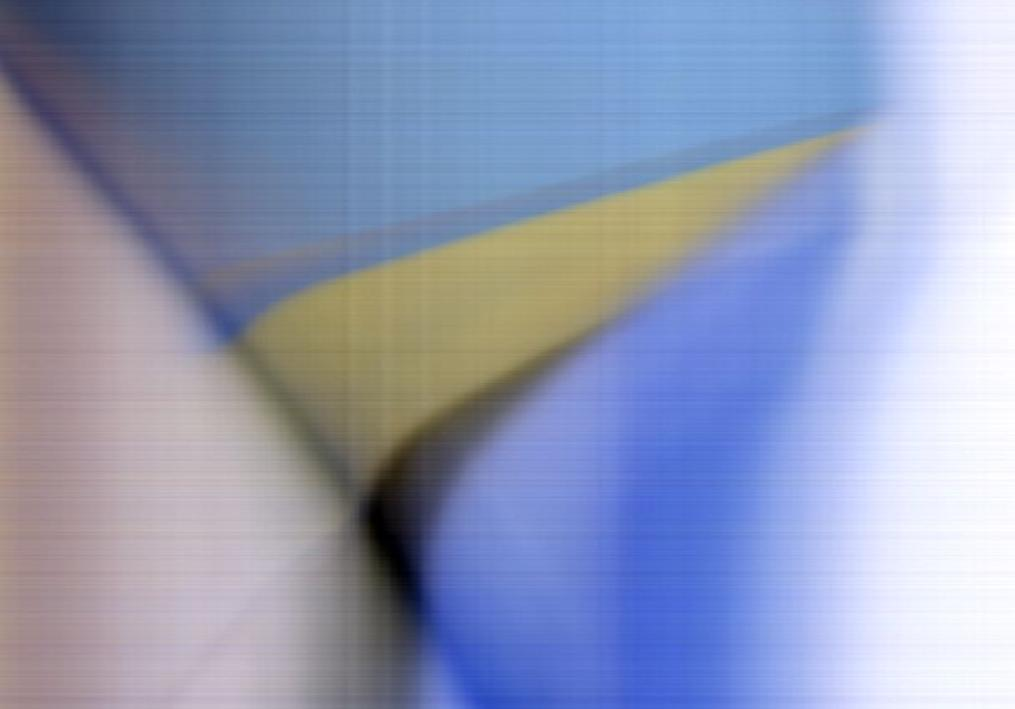
#> input picture im1_tp2.jpg, 1015 x 709 px
$ python tp.py   (older library calls are emulated)
#> lines starting #> are read from the running program, lines starting #| are printed output that depends on the picture; after the words box and inside, x2 and y2 are one past the last pixel; in counts of white or black regions, pixels touching at a corner belong together; long printed decimals are rounded
import cv2
import numpy as np
import os

def cargarImgHsv(nombre):
#> called with nombre = 'im1_tp2.jpg'
    imagen = cv2.imread(nombre)
#> imagen is the input picture: shape (709, 1015, 3); mean B, G, R 183.5, 153.8, 144.7
    imagen_hsv = cv2.cvtColor(imagen, cv2.COLOR_BGR2HSV)
#> imagen_hsv: shape (709, 1015, 3); mean H, S, V 105.6, 72.4, 190.6
#> call 2 of cargarImgHsv, with nombre = 'im2_tp2.jpg'
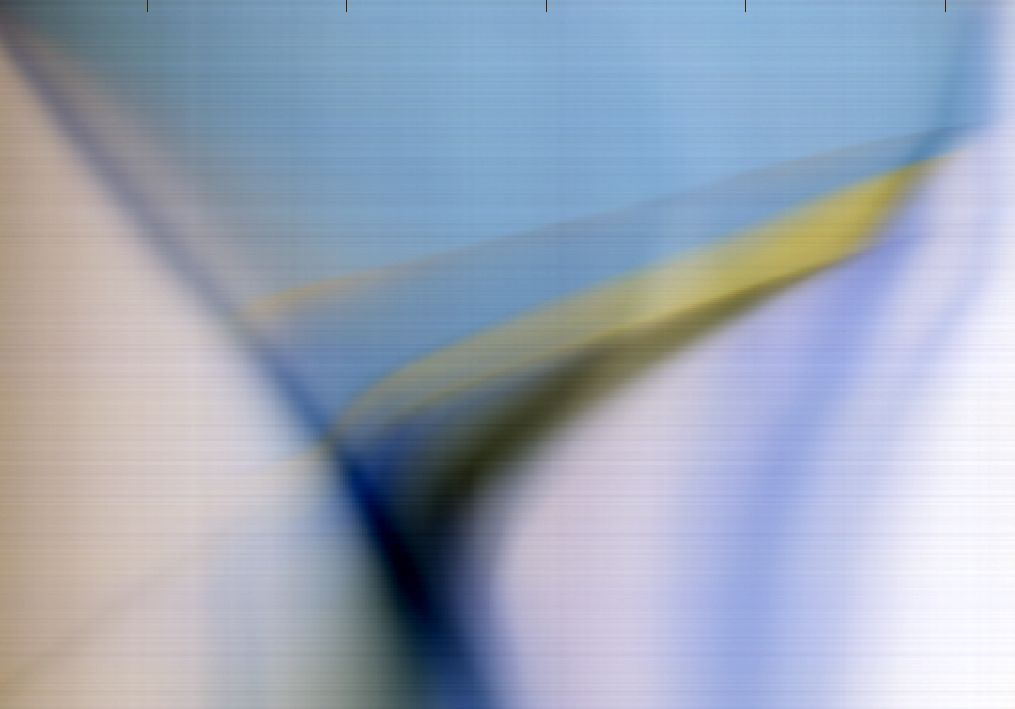
#> input picture im2_tp2.jpg, 1015 x 709 px
#> in cargarImgHsv, imagen is the input picture: shape (709, 1015, 3); mean B, G, R 184.8, 166.9, 156.3
#> in cargarImgHsv (call 2), `imagen_hsv = cv2.cvtColor(imagen, cv2.COLOR_BGR2HSV)`: imagen_hsv: shape (709, 1015, 3); mean H, S, V 94.3, 57.9, 190.6
    return imagen_hsv

'''
Lo que hace esta funcion es leer la imagen y procesarla en HSV.

Lo que retorna cargarImgHsv es una matriz tridimensional de numpy
Tiene la forma de [x, y, 0/1/2]
x , y seria un punto especifico.

hue = frameHSV[y, x, 0]  # Matiz
saturation = frameHSV[y, x, 1]  # Saturación
value = frameHSV[y, x, 2]  # Valor
'''

def cargarVidHsv(nombre):
    cap = cv2.VideoCapture(nombre)
    frames_hsv = []
    while cap.isOpened():
        ret, frame = cap.read()
        if ret:
            frame_hsv = cv2.cvtColor(frame, cv2.COLOR_BGR2HSV)
            frames_hsv.append(frame_hsv)
        else:
            break
    cap.release()
    return np.array(frames_hsv)

'''
Lo que hace esta funcion es leer el archivo de video y procesarlo en HSV.

Lo que retorna, a diferencia de la anterior, es un array con todos los frames procesados.

Hay que ver si necesitamos todos los frames o solo el ultimo
'''
def seleccionarFramesPorSegundo(frames_hsv, fps, duracion):
    selected_frames = []
    total_frames = len(frames_hsv)
    for i in range(min(duracion, total_frames)):
        selected_frames.append(frames_hsv[int(i * fps)])
    return np.array(selected_frames)

def crearMascara(imagen):
    amarillo_minimo = np.array([20, 70  , 70], np.uint8)
    amarillo_maximo = np.array([40, 255, 255], np.uint8)

    mascaraAmarilla = cv2.inRange(imagen, amarillo_minimo, amarillo_maximo)
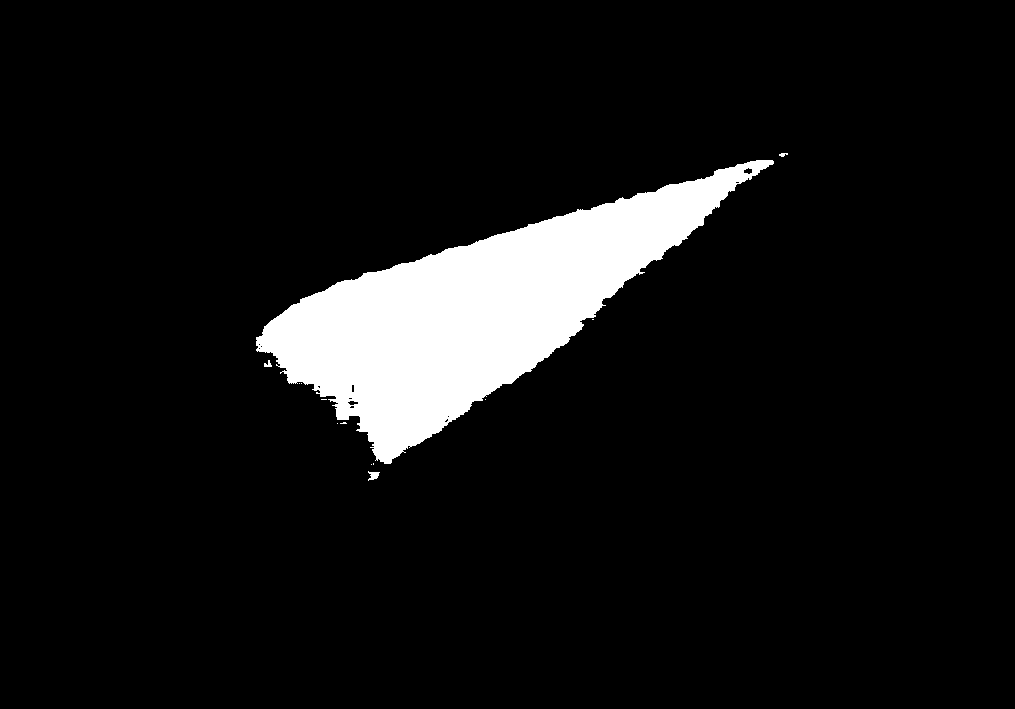
#> mascaraAmarilla: shape (709, 1015); 7.8% white; 13 white regions (9 under 20 px), largest, box (x1, y1, x2, y2) and area: (256, 160, 774, 464) 55861, (368, 471, 380, 481) 69, (264, 360, 272, 367) 33, (779, 153, 788, 157) 24
#> in crearMascara (call 2), `mascaraAmarilla = cv2.inRange(imagen, amarillo_minimo, amarillo_maximo)`: mascaraAmarilla: shape (709, 1015); 2.4% white; 6 white regions (3 under 20 px)
    return mascaraAmarilla

'''
Lo que hace esta funcion es establecer los umbrales minimos y maximos del amarillo que queremos buscar

Despues hace la mascara correspondiente y la retorna
'''

def aplicarMascaraEnSaturacion(imagen, mascara):
    canalSaturacion = imagen[:,:,1]
    mascaraCanalSaturacion = cv2.bitwise_and(canalSaturacion, canalSaturacion, mask=mascara)
    return mascaraCanalSaturacion

'''
Lo que hace esta funcion es aplicar la mascara de antes al canal de saturacion [x,y,1]

La funcion bitwise_and hace un AND logico entre la mascara y la imagen original
y para los valores que coinciden retorna el valor de saturacion y los pone en una imagen

Esa imagen final es la que se retorna
'''

def detectarBordes(mascaraSaturacion):
    sobelx = cv2.Sobel(mascaraSaturacion, cv2.CV_64F, 1, 0, ksize=3)
    sobely = cv2.Sobel(mascaraSaturacion, cv2.CV_64F, 0, 1, ksize=3)

    #En una solucion usa el laplacian
    #laplacian = cv2.Laplacian(mascaraSaturacion,cv2.CV_64F)

    bordes = np.sqrt(sobelx**2 + sobely**2)
    bordes = cv2.convertScaleAbs(bordes)
#> in detectarBordes (call 2), `sobelx = cv2.Sobel(mascaraSaturacion, cv2.CV_64F, 1, 0, ksize=3)`:
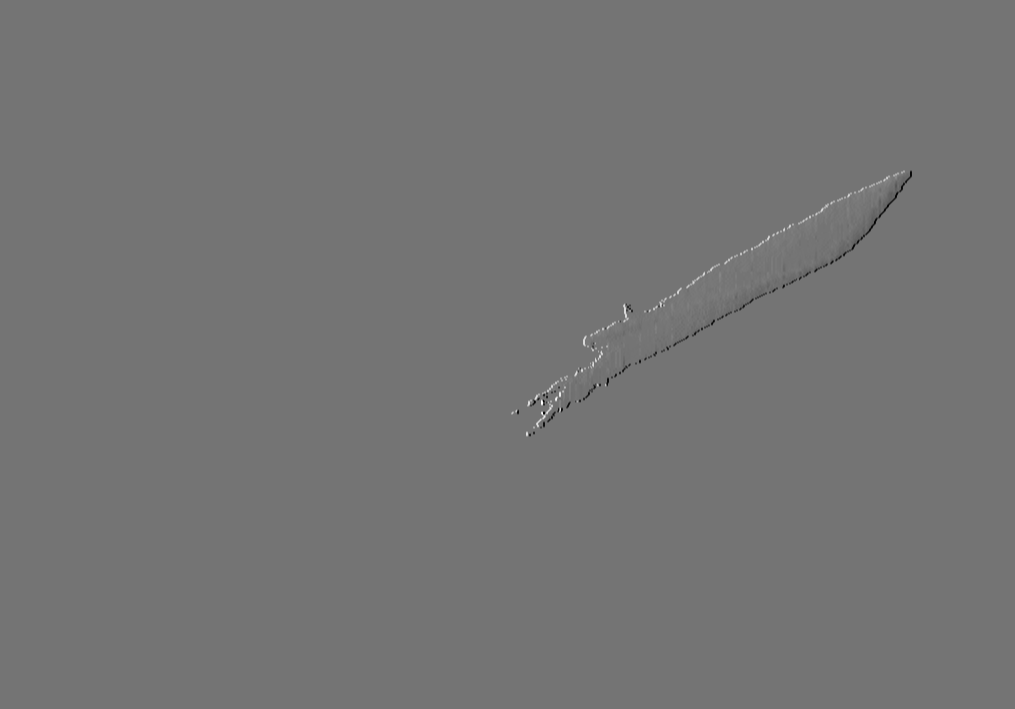
#> sobelx: shape (709, 1015) float64; min -330, max 392, mean 0; drawn with min black and max white
    return bordes

'''
Esta funcion detecta los bordes usando la funcion sobel.
Primero saca las derivadas en direccion x e y para despues sacar el vector resultante.

Basicamente es una convolucion con una matriz llamada kernel
El resultado de esta convolucion es el gradiente de la posicionX, posicionY
'''

def dilatacionClausura(bordes):
    kernel = np.ones((5,5), np.uint8)
    bordes_dilatacion = cv2.dilate(bordes, kernel, iterations=1)
    bordes_clausura = cv2.morphologyEx(bordes_dilatacion, cv2.MORPH_CLOSE, kernel, iterations=1)
    return bordes_clausura

'''
Lo que hace esta funcion es primero crear el elemento estructurante (una matriz kernel de 3x3).

Despues se aplica una dilatacion con ese kernel y seguido una clausura o cierre.

Se retorna el resultado de esa operacion
'''

def areaAmarillo(bordes):
    contornos, _ = cv2.findContours(bordes, cv2.RETR_EXTERNAL, cv2.CHAIN_APPROX_NONE)
#> contornos = 1 contour; box (x1, y1, x2, y2) and area: (253, 150, 791, 484) 61348
    mascara_llena = np.zeros_like(bordes)
    cv2.drawContours(mascara_llena, contornos, -1, (255), thickness=cv2.FILLED)
#> mascara_llena: shape (709, 1015); 8.6% white; 1 white region

    area_amarillo = cv2.countNonZero(mascara_llena)
#> area_amarillo = 62033
    area_total = mascara_llena.shape[0] * mascara_llena.shape[1]
#> area_total = 719635
    porcentaje_area_amarillo = (area_amarillo / area_total) * 100
#> porcentaje_area_amarillo = 8.62

    print("Porcentaje del área amarilla respecto al área total de la imagen:", porcentaje_area_amarillo)
#| Porcentaje del área amarilla respecto al área total de la imagen: 8.620
#> in areaAmarillo (call 2), `contornos, _ = cv2.findContours(bordes, cv2.RETR_EXTERNAL, cv2.CHAIN_A..`: contornos = 1 contour; box (x1, y1, x2, y2) and area: (509, 168, 914, 439) 21328
#> in areaAmarillo (call 2), `cv2.drawContours(mascara_llena, contornos, -1, (255), thickness=cv2.FI..`: mascara_llena: shape (709, 1015); 3% white; 1 white region, box (x1, y1, x2, y2) and area: (509, 168, 914, 439) 21862
#| Porcentaje del área amarilla respecto al área total de la imagen: 3.038

    return mascara_llena

'''
Lo que hace esta funcion es buscar el contorno de la figura delimitada por los bordes
Despues la llena de color blanco.

Se cuentan los colores blanco y negro y se saca un porcentaje.
El porcentaje simboliza cuanto del total de la imagen es de color amarillo
'''

def aplicarIntensidad (imagen,mascara):
    intensidad = imagen[:,:,2]
    mascaraCanalIntensidad = cv2.bitwise_and(intensidad, intensidad, mask=mascara)
    return mascaraCanalIntensidad

'''
Esta funcion devuelve los valores de intensidad de la imagen original con la mascara de los contornos llenadas anteriormente.

Es decir, devuelve los valores de intensidad de la imagen original para los valores 1 de la mascara.
'''

def calculoMayorIntensidad (imagen,imagen2,mascara,mascara2):
    mascaraCanalIntensidad = aplicarIntensidad(imagen, mascara)
    mascaraCanalIntensidad2 = aplicarIntensidad(imagen2, mascara2)
#> in aplicarIntensidad (call 2), `intensidad = imagen[:,:,2]`:
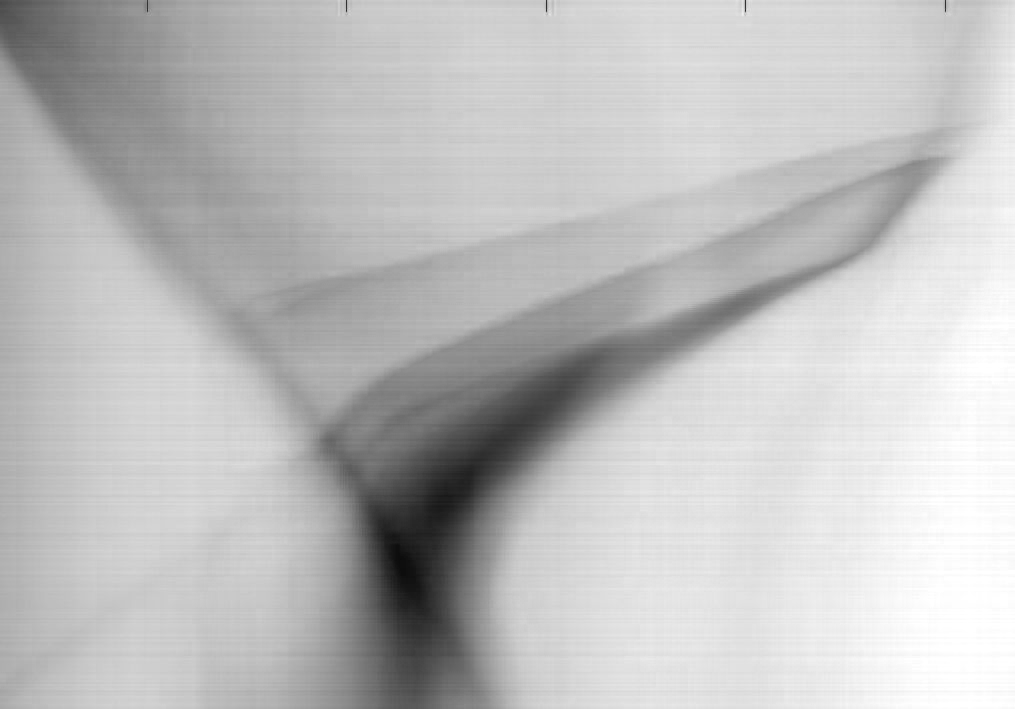
#> intensidad: shape (709, 1015); min 11, max 255, mean 190.6
#> in aplicarIntensidad (call 2), `mascaraCanalIntensidad = cv2.bitwise_and(intensidad, intensidad, mask=..`:
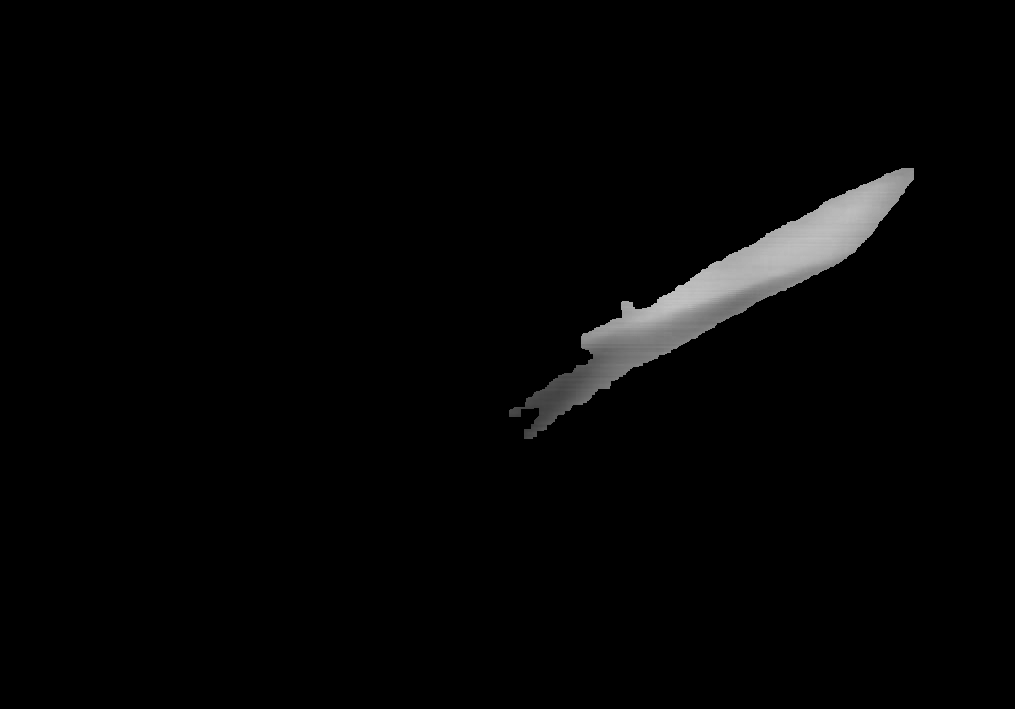
#> mascaraCanalIntensidad: shape (709, 1015); min 0, max 195, mean 4.5
    prom1 = np.sum(mascaraCanalIntensidad)
#> prom1 = 9769376
    prom2 = np.sum(mascaraCanalIntensidad2)
#> prom2 = 3244957
    if prom1 == prom2 :
        print("Las muestras son equivalentes")
    elif prom1 > prom2 :
        nombreImg = "im1_tp2.jpg"
    else:
        nombreImg = "im2_tp2.jpg"
    print("La imagen que posee más cantidad de muestra es : ", nombreImg)

'''
El objetivo de esta funcion es tomar los valores de intensidad y sumarlos.

Compara la cantidad sumada, si es mayor significa que tiene mayor cantidad de muestra.
'''

#Cambiar el directorio al actual donde se encuentra el archivo python
script_directory = os.path.dirname(os.path.abspath(__file__))
os.chdir(script_directory)
#print("New Working Directory:", os.getcwd())

'''-------------PROCESAMIENTO DE IMAGENES---------------------'''

#Cargar info de imagenes y videos
imagen_hsv_1 = cargarImgHsv('im1_tp2.jpg')
imagen_hsv_2 = cargarImgHsv('im2_tp2.jpg')

#Creacion de la mascara amarilla en las imagenes
mascara_amarilla_1 = crearMascara(imagen_hsv_1)
mascara_amarilla_2 = crearMascara(imagen_hsv_2)

#Aplicacion de la mascara al canal de saturacion
mascara_saturacion_1 = aplicarMascaraEnSaturacion(imagen_hsv_1, mascara_amarilla_1)
mascara_saturacion_2 = aplicarMascaraEnSaturacion(imagen_hsv_2, mascara_amarilla_2)

#Deteccion de bordes
bordes_1 = detectarBordes(mascara_saturacion_1)
bordes_2 = detectarBordes(mascara_saturacion_2)

#Dilatacion y Clausura de bordes
bordes_mod_1 = dilatacionClausura(bordes_1)
bordes_mod_2 = dilatacionClausura(bordes_2)

#Contornos y porcentaje de area amarilla
contorno_1 = areaAmarillo(bordes_mod_1)
contorno_2 = areaAmarillo(bordes_mod_2)

#Area mas intensa
calculoMayorIntensidad(imagen_hsv_1,imagen_hsv_2,contorno_1,contorno_2)
mascara_intensidad_1 = aplicarIntensidad(imagen_hsv_1,contorno_1)
mascara_intensidad_2 = aplicarIntensidad(imagen_hsv_2,contorno_2)

#Visualizacion de imagenes
cv2.imshow('imagenOriginal', cv2.cvtColor(imagen_hsv_1, cv2.COLOR_HSV2BGR))
cv2.imshow('imagenHsv', imagen_hsv_1)
cv2.imshow('mascaraAmarilla', mascara_amarilla_1)
cv2.imshow('mascaraSaturacion', mascara_saturacion_1)
cv2.imshow('bordesSaturacion', bordes_1)
cv2.imshow('bordesDilatadosClausurados', bordes_mod_1)
cv2.imshow('areaAmarilla', contorno_1)
cv2.imshow('mascaraIntensidad',mascara_intensidad_1)
cv2.waitKey(0)
cv2.destroyAllWindows()

cv2.imshow('imagenOriginal', cv2.cvtColor(imagen_hsv_2, cv2.COLOR_HSV2BGR))
cv2.imshow('imagenHsv', imagen_hsv_2)
cv2.imshow('mascaraAmarilla', mascara_amarilla_2)
cv2.imshow('mascaraSaturacion', mascara_saturacion_2)
cv2.imshow('bordesSaturacion', bordes_2)
cv2.imshow('bordesDilatadosClausurados', bordes_mod_2)
cv2.imshow('areaAmarilla', contorno_2)
cv2.imshow('mascaraIntensidad',mascara_intensidad_2)
cv2.waitKey(0)
cv2.destroyAllWindows()

'''-------------PROCESAMIENTO DE VIDEO---------------------'''

video_hsv = cargarVidHsv('video_tp2.mp4')
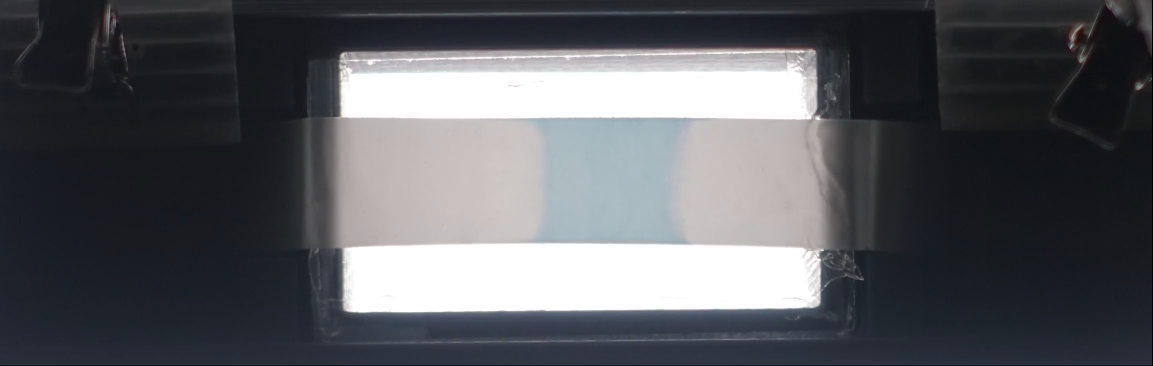
#> input picture frame 25 of video_tp2.mp4, 2306 x 732 px (shown at 1/2 size)
#> in cargarVidHsv, frame is the input picture: shape (732, 2306, 3); mean B, G, R 94.8, 89.9, 88.4
#> in cargarVidHsv, `frame_hsv = cv2.cvtColor(frame, cv2.COLOR_BGR2HSV)`: frame_hsv: shape (732, 2306, 3); mean H, S, V 92.1, 41.4, 95.7

cap = cv2.VideoCapture('video_tp2.mp4')
fps = cap.get(cv2.CAP_PROP_FPS)
duracion = int(cap.get(cv2.CAP_PROP_FRAME_COUNT) / fps)
cap.release()
video_hsv_acortado = seleccionarFramesPorSegundo(video_hsv, fps, duracion)

for i in range(len(video_hsv_acortado)):
    frame = video_hsv_acortado[i]
    mascara_amarilla_vid = crearMascara(frame)
    mascara_saturacion_vid = aplicarMascaraEnSaturacion(frame, mascara_amarilla_vid)
    bordes_vid = detectarBordes(mascara_saturacion_vid)
    bordes_mod_vid = dilatacionClausura(bordes_vid)
    contorno_vid = areaAmarillo(bordes_mod_vid)
    mascara_intensidad_vid = aplicarIntensidad(frame,contorno_vid)
    cv2.imshow('imagenOriginal', cv2.cvtColor(frame, cv2.COLOR_HSV2BGR))
    cv2.imshow('imagenHsv', frame)
    cv2.imshow('mascaraAmarilla', mascara_amarilla_vid)
    cv2.imshow('mascaraSaturacion', mascara_saturacion_vid)
    cv2.imshow('bordesSaturacion', bordes_vid)
    cv2.imshow('bordesDilatadosClausurados', bordes_mod_vid)
    cv2.imshow('areaAmarilla', contorno_vid)
    cv2.imshow('mascaraIntensidad',mascara_intensidad_vid)
    cv2.waitKey(0)
    cv2.destroyAllWindows()
